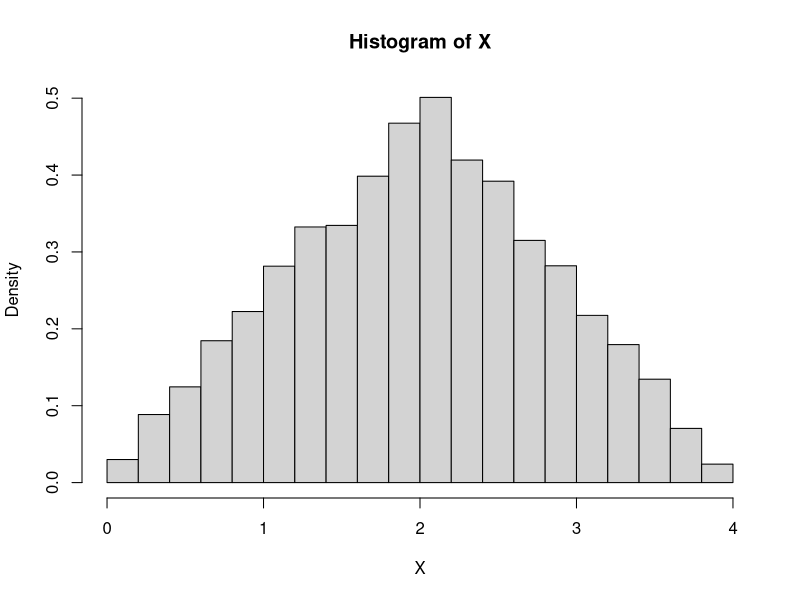

The R source for this figure:
## ---- chunk 1
# Generate 10,000 random numbers uniformly distributed between 0 and 1
A <- runif(10000)

# Define the inverse transform function
invFX <- function(t, theta) {
# Logical expressions act as indicators (see explanation above)
  sqrt(2 * t * theta^2) * (0 <= t) * (t <= 1 / 2) +
    (2 * theta - sqrt(2 * theta^2 * (1 - t))) * (t > 1 / 2) * (t <= 1)
}

theta <- 2  # Set the parameter theta
X <- invFX(A, theta)   # Apply the inverse transform to the uniform random numbers
head(X)  # Display the first few values
## ---- chunk 2
hist(X,freq=FALSE)
